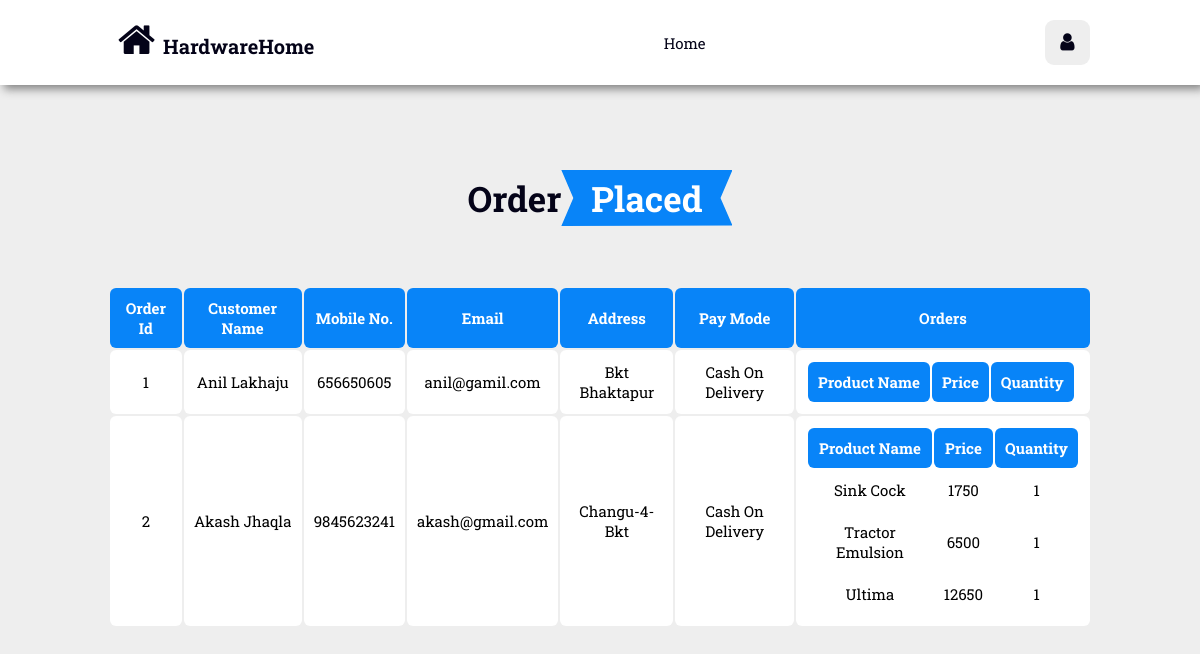
Page /HardwareHome/admin/order.php (signed in) on the committed database.
### tables this page shows
CREATE TABLE `order_manage` (
  `order_id` int(11) NOT NULL,
  `full_name` varchar(100) NOT NULL,
  `phone` bigint(100) NOT NULL,
  `address` varchar(100) NOT NULL,
  `email` varchar(100) NOT NULL,
  `pay_mode` varchar(100) NOT NULL
);

CREATE TABLE `user_orders` (
  `order_id` int(11) NOT NULL,
  `product_name` varchar(100) NOT NULL,
  `product_price` int(100) NOT NULL,
  `quantity` int(100) NOT NULL
);

### HardwareHome/admin/order.php (the view, shortened to what this page needs)
<?php
include "config.php";
?>
<html lang="en">
<head>
  <link rel="stylesheet" href="https://cdnjs.cloudflare.com/ajax/libs/font-awesome/4.7.0/css/font-awesome.min.css">
  <link rel="stylesheet" type="text/css" href="css/style.css">
</head>
<body>
  <header class="header">
    <div>
   <a href="#"> <i class="fa fa-home" aria-hidden="true"> </i>HardwareHome</a>
    </div>
    <nav class="navbar">
      <a href="update.php" class="nav"> Home</a>
    </nav>
    <div class="icons">
      <div class="fa fa-user" id="login-btn"></div>
    </div>
  </header>
  <section class="order_section" >
      <h1 class="heading"> order<span> placed</span></h1>
      <div class="order_container">
        <table class="orderlist">
          <thead >
            <tr>
              <th class="heading">Order Id</th>
              <th class="heading">Customer Name</th>
              <th class="heading">Mobile No.</th>
              <th class="heading">Email</th>
              <th class="heading">Address</th>
              <th class="heading">Pay mode</th>
              <th class="heading">Orders</th>
            </tr>
          </thead>
          <tbody >
          <?php
           $query = "SELECT * FROM `order_manage`";
           $user_result = mysqli_query($conn,$query);
            while($user_fetch = mysqli_fetch_assoc($user_result))
            {
                echo "
                  <tr>
                    <td class='body'>$user_fetch[order_id]</td>
                    <td class='body'>$user_fetch[full_name]</td>
                    <td class='body'>$user_fetch[phone]</td>
                    <td class='body' style='text-transform:lowercase;'> $user_fetch[email]</td>
                    <td class='body'>$user_fetch[address]</td>
                    <td class='body'>$user_fetch[pay_mode]</td>
                    <td class='body'>
                      <table>
                          <thead style='text-align: center;'>
                            <tr>
                              <th class='heading'>Product Name</th>
                              <th class='heading'>Price</th>
                              <th class='heading'>Quantity</th>
                            </tr>
                          </thead>
                          <tbody >
                      ";
                          $order_query = "SELECT * FROM `user_orders` WHERE `order_id`= '$user_fetch[order_id]'";
                          $order_result = mysqli_query($conn,$order_query);
                          while($order_fetch = mysqli_fetch_assoc($order_result))
                          {
                          echo"
                            <tr>
                              <td class='body'>$order_fetch[product_name]</td>
                              <td class='body'>$order_fetch[product_price]</td>
                              <td class='body'>$order_fetch[quantity]</td>
                            </tr>
                        ";
                          }
                        echo "
                          </tbody>
                      </table>
                    </td>
                  </tr>
                ";
            }
          ?>
          </tbody>
        </table>
          </div>
  </section>
</body>
</html>

### HardwareHome/admin/css/style.css (style rules this page uses)
:root { --color: rgb(8, 132, 248); --black: #040318; --light-color: #666; --box-shadow: .4rem .4rem .9rem grey; --border: 2rem solid grey; --outline: .1rem solid grey; }
* { font-family: 'Poppins', sans-serif; font-family: 'Roboto Slab', serif; padding: 0px; margin: 0%; box-sizing: border-box; outline: none; border: none; text-decoration: none; text-transform: capitalize; transition: all .2s linear; }
html { font-size: 62.5%; overflow-x: hidden; scroll-behavior: smooth; scroll-padding-top: 7rem; }
body { background: #eee; }
section { padding: 2rem 9%; }
.header { position: fixed; top: 0; left: 0; right: 0; z-index: 2000 !important; display: flex; align-items: center; justify-content: space-between; padding: 2rem 9%; background-color: white; box-shadow: var(--box-shadow); }
.heading { text-align: center; padding: 2rem 0; font-size: 3.5rem; color: var(--black); }
.heading span { background: var(--color); color: white; display: inline-block; padding: .5rem 3rem; clip-path: polygon(100% 0, 93% 50%, 100% 99%, 0% 100%, 7% 50%, 0% 0%); }
.header div .fa-home { height: 4.5rem; width: 4.5rem; color: var(--black); font-size: 4rem; }
.header div a { font-size: 2rem; margin: 0 1rem; color: var(--black); font-weight: bolder; }
.header .navbar a { font-size: 1.5rem; margin: 0 1rem; color: var(--black); }
.header .icons div { height: 4.5rem; width: 4.5rem; margin-right: .2rem; line-height: 4.5rem; border-radius: .9rem; text-align: center; background: #eee; color: var(--black); font-size: 2rem; }
.order_section { margin: auto; margin-top: 13rem; text-align: center; }
.order_section .order_container { margin: 4rem auto; text-align: center; }
.order_section .order_container .orderlist { margin: auto; width: 100%; border-radius: .6rem; }
.order_section .order_container .heading { padding:1rem; font-size: 1.5rem; border-top: 1px solid black; border: 0px solid var(--black); background: var(--color); color: #fff; text-align: center; border-radius: .6rem; }
.order_section .order_container .body { padding:1rem; font-size: 1.5rem; border-top: 1px solid black; border: 0px solid var(--black); text-align: center; background: #fff; border-radius: .6rem; color: black; }

### rows in the picture
order_manage: order_id "1", full_name "Anil Lakhaju", phone "656650605", email "anil@gamil.com", address "Bkt Bhaktapur", pay_mode "Cash On Delivery"
order_manage: order_id "2", full_name "Akash Jhaqla", phone "9845623241", email "akash@gmail.com", address "Changu-4-Bkt", pay_mode "Cash On Delivery"
user_orders: product_name "Sink Cock", product_price "1750", quantity "1"
user_orders: product_name "Tractor Emulsion", product_price "6500", quantity "1"
user_orders: product_name "Ultima", product_price "12650", quantity "1"
